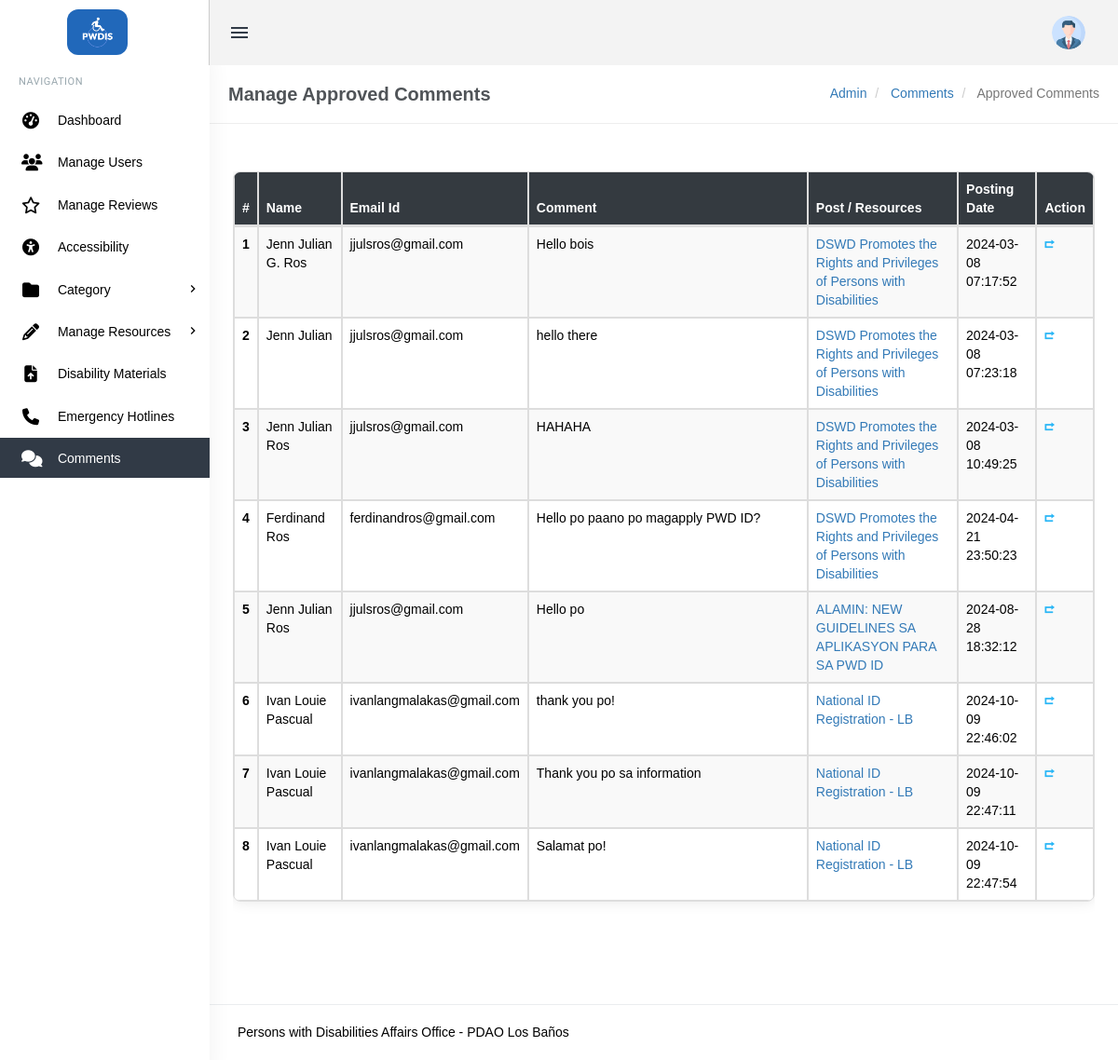
Before: /admin/manage-comments.php (signed in) with the older database file.
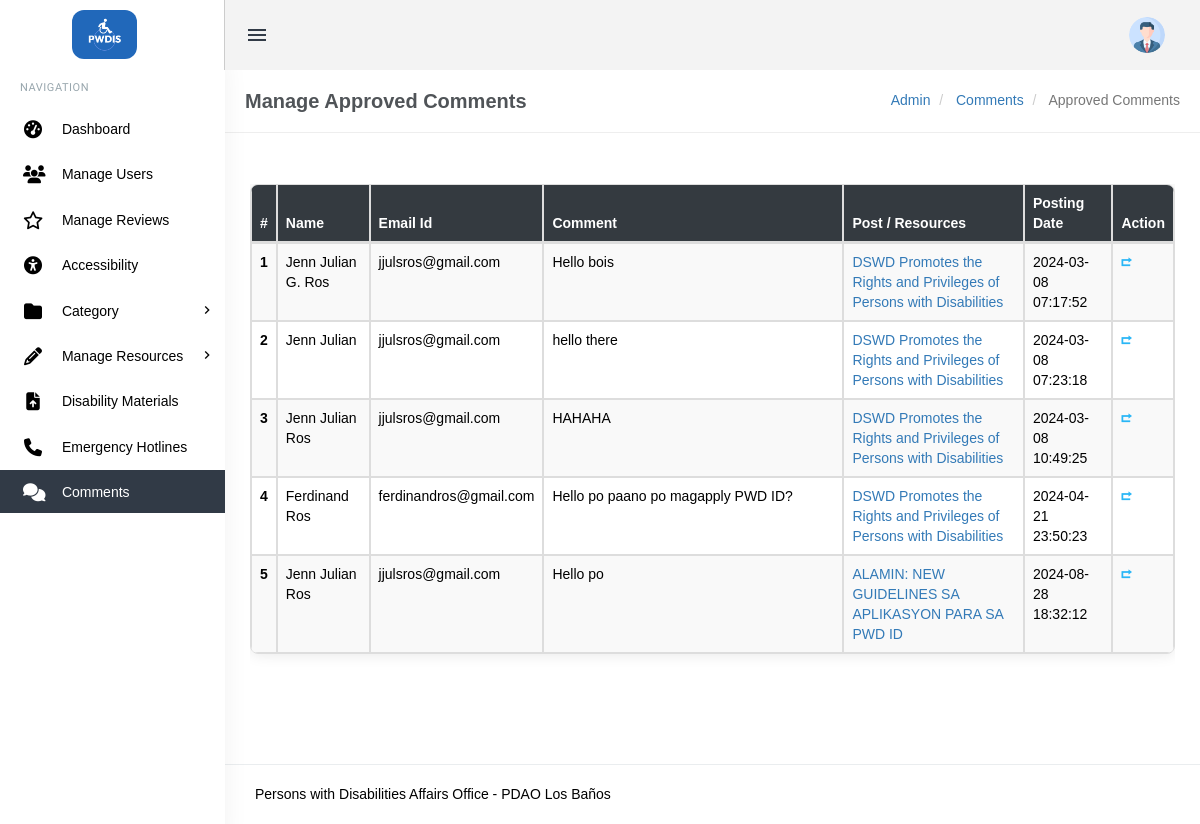
After: the same page with the newer database file.
### tables this page shows
CREATE TABLE `tblcomments` (
  `id` int(11) NOT NULL,
  `postId` char(11) DEFAULT NULL,
  `name` varchar(120) DEFAULT NULL,
  `email` varchar(150) DEFAULT NULL,
  `comment` mediumtext DEFAULT NULL,
  `postingDate` timestamp NULL DEFAULT current_timestamp(),
  `status` varchar(1) DEFAULT NULL
);

CREATE TABLE `tblposts` (
  `id` int(11) NOT NULL,
  `PostTitle` longtext DEFAULT NULL,
  `CategoryId` int(11) DEFAULT NULL,
  `PostDetails` longtext DEFAULT NULL,
  `PostingDate` timestamp NULL DEFAULT current_timestamp(),
  `UpdationDate` timestamp NULL DEFAULT NULL ON UPDATE current_timestamp(),
  `Is_Active` int(1) DEFAULT NULL,
  `PostUrl` mediumtext DEFAULT NULL,
  `PostImage` varchar(255) DEFAULT NULL
);

### admin/manage-comments.php (the view, shortened to what the changed rows need)
<?php
include('includes/config.php');
if (strlen($_SESSION['login']) == 0) {
    header('location:index.php');
} else {
?>
    <!DOCTYPE html>
    <html lang="en">
    <head>
        <link href="assets/css/bootstrap.min.css" rel="stylesheet" type="text/css" />
        <link href="assets/css/core.css" rel="stylesheet" type="text/css" />
        <link href="assets/css/icons.css" rel="stylesheet" type="text/css" />
        <link href="assets/css/menu.css" rel="stylesheet" type="text/css" />
        <link href="assets/css/responsive.css" rel="stylesheet" type="text/css" />
        <link rel="stylesheet" href="https://cdnjs.cloudflare.com/ajax/libs/font-awesome/6.6.0/css/all.min.css" />
    </head>
    <body class="fixed-left">
        <div id="wrapper">
            <div class="content-page">
                <div class="content">
                    <div class="container">
                        <div class="row">
                            <div class="row">
                                <div class="col-md-12">
                                    <div class="demo-box m-t-20">
                                        <div class="table-responsive">
                                            <table class="table table-striped table-hover table-bordered table-modern">
                                                <thead>
                                                    <tr>
                                                        <th>#</th>
                                                        <th> Name</th>
                                                        <th>Email Id</th>
                                                        <th width="300">Comment</th>
                                                        <th>Post / Resources</th>
                                                        <th>Posting Date</th>
                                                        <th>Action</th>
                                                    </tr>
                                                </thead>
                                                <tbody>
                                                    <?php
                                                    $query = mysqli_query($con, "Select tblcomments.id,  tblcomments.name,tblcomments.email,tblcomments.postingDate,tblcomments.comment,tblposts.id as postid,tblposts.PostTitle from  tblcomments join tblposts on tblposts.id=tblcomments.postId where tblcomments.status=1");
                                                    $cnt = 1;
                                                    while ($row = mysqli_fetch_array($query)) {
                                                    ?>
                                                        <tr>
                                                            <th scope="row"><?php echo htmlentities($cnt); ?></th>
                                                            <td><?php echo htmlentities($row['name']); ?></td>
                                                            <td><?php echo htmlentities($row['email']); ?></td>
                                                            <td><?php echo htmlentities($row['comment']); ?></td>
                                                            <td><a href="edit-post.php?pid=<?php echo htmlentities($row['postid']); ?>"><?php echo htmlentities($row['PostTitle']); ?></a> </td>
                                                            <td><?php echo htmlentities($row['postingDate']); ?></td>
                                                            <td>
                                                                <?php if ($st == 0) : ?>
                                                                    <a href="manage-comments.php?disid=<?php echo htmlentities($row['id']); ?>" title="Disapprove this comment"><i class="ion-arrow-return-right" style="color: #29b6f6;"></i></a>
                                                                <?php else : ?>
                                                                    <a href="manage-comments.php?appid=<?php echo htmlentities($row['id']); ?>" title="Approve this comment"><i class="ion-arrow-return-right" style="color: #29b6f6;"></i></a>
                                                                <?php endif; ?>
                                                                &nbsp;<a href="manage-comments.php?rid=<?php echo htmlentities($row['id']); ?>&&action=del"> <i class="fa fa-trash-o" style="color: #f05050"></i></a>
                                                            </td>
                                                        </tr>
                                                    <?php
                                                        $cnt++;
                                                    } ?>
                                                </tbody>
                                            </table>
                                        </div>
                                    </div>
                                </div>
                            </div>
                        </div>
                    </div>
                </div>
            </div>
    </body>
    </html>
<?php } ?>

Changed rows visible on the page:
removed tblcomments: name "Ivan Louie Pascual", email "ivanlangmalakas@gmail.com", comment "thank you po!", postId.PostTitle "National ID Registration - LB", postingDate "2024-10-09 22:46:02"
removed tblcomments: name "Ivan Louie Pascual", email "ivanlangmalakas@gmail.com", comment "Thank you po sa information", postId.PostTitle "National ID Registration - LB", postingDate "2024-10-09 22:47:11"
removed tblcomments: name "Ivan Louie Pascual", email "ivanlangmalakas@gmail.com", comment "Salamat po!", postId.PostTitle "National ID Registration - LB", postingDate "2024-10-09 22:47:54"
